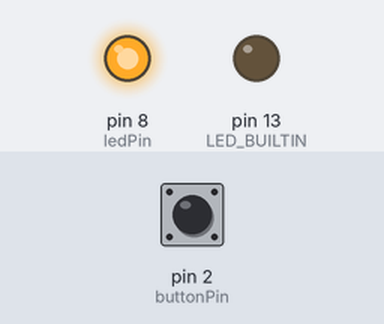
Bench run of a sketch on a simulated Arduino Uno, built with avr-gcc and run on an emulated ATmega328P. On the bench: output pins drawn as LEDs (lit = HIGH). The inputs (shaded band) are chosen by the test bench; at power-on: pin 2 (buttonPin) HIGH.

Above: at 1.2 s.
1.3 s: pin 2 (buttonPin) pulled LOW for 0.15 s
At 1.37 s:
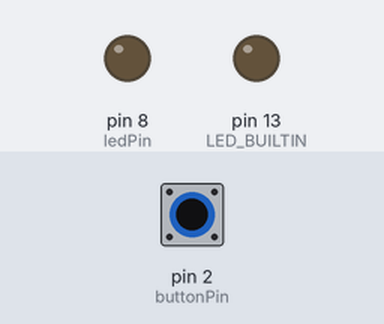
2.9 s: pin 2 (buttonPin) pulled LOW for 3.2 s
At 6.6 s:
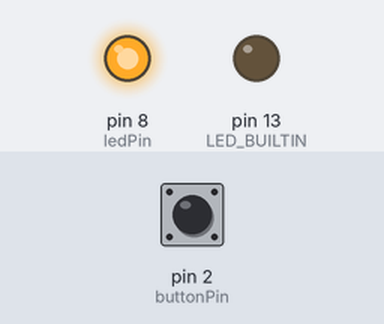
Timing chart, 0 to 8.1 s (numbered marks = the images above; inputs shaded):
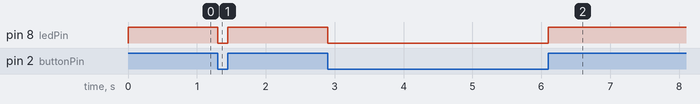

The sketch:

ButtonLed.ino
```cpp
/*
  Press and hold the button to turn the LED on.
  Release the button to turn the LED off.
*/


const int buttonPin = 2; // This pin is chosen because pins 2 and 3 also serve as external inturrupt inputs.
const int ledPin = 8;

// Handle interruption on pressed button
void pinISR()
{

  // LED is on when pin level is 0
  digitalWrite(
    ledPin,
    digitalRead(buttonPin) // 0 when button is pressed, otherwise 1
  );
}

void setup()
{

  pinMode(LED_BUILTIN, OUTPUT);
  digitalWrite(LED_BUILTIN, LOW);  // Turn off the built-in LED

  pinMode(ledPin, OUTPUT);
  digitalWrite(ledPin, HIGH); // Turn off the target LED

  pinMode(buttonPin, INPUT_PULLUP); // The pull-up resistor is in the circuit

  // Create Interrupt Service Routine for buttonPin
  attachInterrupt(
    digitalPinToInterrupt(buttonPin), // Get interruption number based on pin number
    pinISR, // This function will be called to handle the interruption
    CHANGE // ISR will be called on any signal change: LOW to HIGH or HIGH to LOW
  );

}

void loop()
{
  // Any code can be placed here. Because pressed button is handled by the interruption.
}
```

Measured:
- after the input at 1.3 s, pin 8 (ledPin): HIGH → LOW at once, → HIGH 0.15 s later
- after the input at 2.9 s, pin 8 (ledPin): HIGH → LOW at once, → HIGH 3.2 s later
